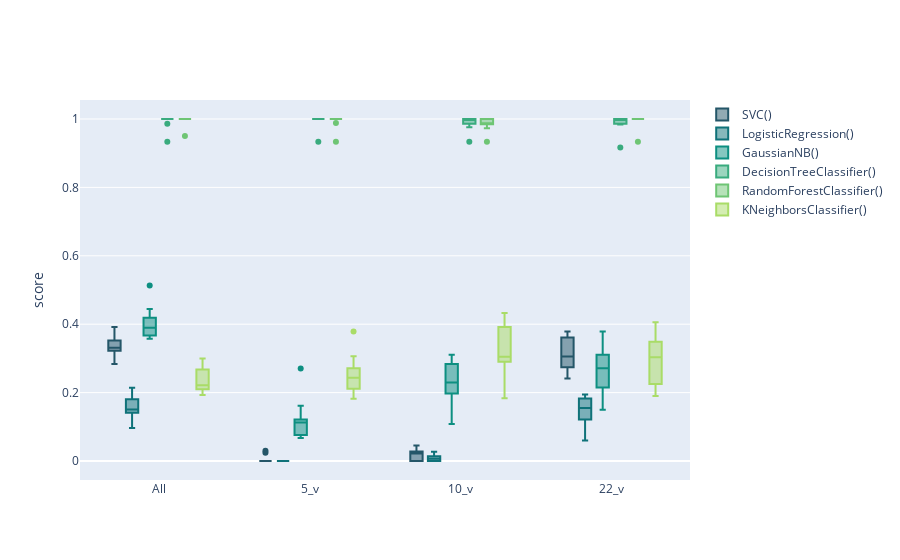

The code cell stored with this chart in its notebook:
### Code cell
fig = go.Figure()
for column in score.columns[:-1]:
    fig.add_trace(go.Box(
        y = score[column],
        x = score.iloc[:,-1],
        name = column
    ))
fig.update_layout(
    yaxis_title = 'score',
    boxmode = 'group',
    colorway = px.colors.sequential.Aggrnyl
)

fig.show()

### Figure 1 — Plotly figure (JSON) as saved in the notebook; plotly's stock layout.template omitted (floating-point values rounded to 4 significant figures)
{"data": [{"name": "SVC()", "type": "box", "x": ["All", "All", "All", "All", "All", "All", "All", "All", "All", "All", "5_v", "5_v", "5_v", "5_v", "5_v", "5_v", "5_v", "5_v", "5_v", "5_v", "10_v", "10_v", "10_v", "10_v", "10_v", "10_v", "10_v", "10_v", "10_v", "10_v", "22_v", "22_v", "22_v", "22_v", "22_v", "22_v", "22_v", "22_v", "22_v", "22_v"], "y": [0.3286, 0.3333, 0.3521, 0.3165, 0.2833, 0.3253, 0.3333, 0.3919, 0.3649, 0.3226, 0, 0, 0, 0, 0, 0.0241, 0.0303, 0, 0, 0, 0, 0.02778, 0.04225, 0, 0, 0.01205, 0.04545, 0.02703, 0.02703, 0.01613, 0.2571, 0.3611, 0.338, 0.2785, 0.3, 0.241, 0.3636, 0.3108, 0.3784, 0.2742]}, {"name": "LogisticRegression()", "type": "box", "x": ["All", "All", "All", "All", "All", "All", "All", "All", "All", "All", "5_v", "5_v", "5_v", "5_v", "5_v", "5_v", "5_v", "5_v", "5_v", "5_v", "10_v", "10_v", "10_v", "10_v", "10_v", "10_v", "10_v", "10_v", "10_v", "10_v", "22_v", "22_v", "22_v", "22_v", "22_v", "22_v", "22_v", "22_v", "22_v", "22_v"], "y": [0.2143, 0.1806, 0.1408, 0.2025, 0.15, 0.1084, 0.1515, 0.1757, 0.1486, 0.09677, 0, 0, 0, 0, 0, 0, 0, 0, 0, 0, 0.01429, 0.01389, 0.01408, 0, 0, 0, 0, 0.02703, 0.01351, 0, 0.1857, 0.1944, 0.1831, 0.1646, 0.1333, 0.06024, 0.1212, 0.1081, 0.1486, 0.1613]}, {"name": "GaussianNB()", "type": "box", "x": ["All", "All", "All", "All", "All", "All", "All", "All", "All", "All", "5_v", "5_v", "5_v", "5_v", "5_v", "5_v", "5_v", "5_v", "5_v", "5_v", "10_v", "10_v", "10_v", "10_v", "10_v", "10_v", "10_v", "10_v", "10_v", "10_v", "22_v", "22_v", "22_v", "22_v", "22_v", "22_v", "22_v", "22_v", "22_v", "22_v"], "y": [0.3571, 0.4444, 0.3944, 0.3924, 0.3667, 0.3735, 0.3636, 0.5135, 0.4189, 0.3871, 0.1143, 0.1111, 0.07042, 0.07595, 0.08333, 0.1205, 0.1212, 0.06757, 0.2703, 0.1613, 0.1857, 0.2639, 0.1972, 0.2025, 0.2167, 0.1084, 0.2424, 0.2838, 0.3108, 0.3065, 0.2143, 0.2778, 0.2254, 0.2152, 0.15, 0.2651, 0.3182, 0.3784, 0.3108, 0.2903]}, {"name": "DecisionTreeClassifier()", "type": "box", "x": ["All", "All", "All", "All", "All", "All", "All", "All", "All", "All", "5_v", "5_v", "5_v", "5_v", "5_v", "5_v", "5_v", "5_v", "5_v", "5_v", "10_v", "10_v", "10_v", "10_v", "10_v", "10_v", "10_v", "10_v", "10_v", "10_v", "22_v", "22_v", "22_v", "22_v", "22_v", "22_v", "22_v", "22_v", "22_v", "22_v"], "y": [1, 1, 0.9859, 1, 0.9333, 1, 1, 1, 1, 1, 1, 1, 1, 1, 0.9333, 1, 1, 1, 1, 1, 1, 0.9861, 1, 1, 0.9333, 0.9759, 1, 1, 0.9865, 1, 1, 1, 0.9859, 1, 0.9167, 1, 1, 1, 1, 0.9839]}, {"name": "RandomForestClassifier()", "type": "box", "x": ["All", "All", "All", "All", "All", "All", "All", "All", "All", "All", "5_v", "5_v", "5_v", "5_v", "5_v", "5_v", "5_v", "5_v", "5_v", "5_v", "10_v", "10_v", "10_v", "10_v", "10_v", "10_v", "10_v", "10_v", "10_v", "10_v", "22_v", "22_v", "22_v", "22_v", "22_v", "22_v", "22_v", "22_v", "22_v", "22_v"], "y": [1, 1, 1, 1, 0.95, 1, 1, 1, 1, 1, 1, 1, 1, 1, 0.9333, 0.988, 1, 1, 1, 1, 1, 0.9861, 1, 1, 0.9333, 0.988, 0.9848, 0.973, 0.9865, 1, 1, 1, 1, 1, 0.9333, 1, 1, 1, 1, 1]}, {"name": "KNeighborsClassifier()", "type": "box", "x": ["All", "All", "All", "All", "All", "All", "All", "All", "All", "All", "5_v", "5_v", "5_v", "5_v", "5_v", "5_v", "5_v", "5_v", "5_v", "5_v", "10_v", "10_v", "10_v", "10_v", "10_v", "10_v", "10_v", "10_v", "10_v", "10_v", "22_v", "22_v", "22_v", "22_v", "22_v", "22_v", "22_v", "22_v", "22_v", "22_v"], "y": [0.3, 0.2639, 0.2676, 0.2152, 0.3, 0.1928, 0.2273, 0.2027, 0.2162, 0.2097, 0.2714, 0.2083, 0.2113, 0.2278, 0.2333, 0.253, 0.1818, 0.2568, 0.3784, 0.3065, 0.3143, 0.2361, 0.2958, 0.2911, 0.1833, 0.3614, 0.4091, 0.3919, 0.4324, 0.2903, 0.2143, 0.3056, 0.2254, 0.1899, 0.35, 0.3012, 0.3485, 0.3243, 0.4054, 0.2903]}], "layout": {"boxmode": "group", "colorway": ["rgb(36, 86, 104)", "rgb(15, 114, 121)", "rgb(13, 143, 129)", "rgb(57, 171, 126)", "rgb(110, 197, 116)", "rgb(169, 220, 103)", "rgb(237, 239, 93)"], "yaxis": {"title": {"text": "score"}}}}
